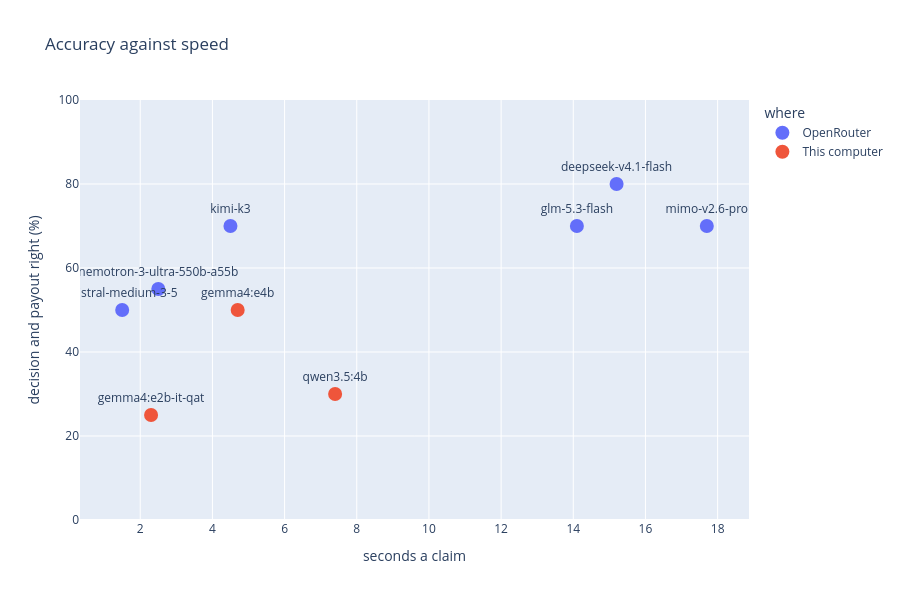

Here is the notebook cell this chart was saved with:
### Markdown cell above
### Accuracy against speed

Again the top left is best: accurate and fast. The local times depend on your computer.

### Code cell
fig = px.scatter(
    summary,
    x="seconds a claim",
    y="decision and payout right (%)",
    color="where",
    text="model",
    title="Accuracy against speed",
    height=600,
)
fig.update_traces(marker_size=14, textposition="top center")
fig.update_yaxes(range=[0, 100])
fig.show()

### Figure 1 — Plotly figure (JSON) as saved in the notebook; plotly's stock layout.template omitted (floating-point values rounded to 4 significant figures)
{"data": [{"hovertemplate": "where=OpenRouter<br>seconds a claim=%{x}<br>decision and payout right (%)=%{y}<br>model=%{text}<extra></extra>", "legendgroup": "OpenRouter", "marker": {"color": "#636efa", "size": 14, "symbol": "circle"}, "mode": "markers+text", "name": "OpenRouter", "orientation": "v", "showlegend": true, "text": ["mimo-v2.6-pro", "glm-5.3-flash", "kimi-k3", "deepseek-v4.1-flash", "nemotron-3-ultra-550b-a55b", "mistral-medium-3-5"], "textposition": "top center", "type": "scatter", "x": [17.7, 14.1, 4.5, 15.2, 2.5, 1.5], "xaxis": "x", "y": [70, 70, 70, 80, 55, 50], "yaxis": "y"}, {"hovertemplate": "where=This computer<br>seconds a claim=%{x}<br>decision and payout right (%)=%{y}<br>model=%{text}<extra></extra>", "legendgroup": "This computer", "marker": {"color": "#EF553B", "size": 14, "symbol": "circle"}, "mode": "markers+text", "name": "This computer", "orientation": "v", "showlegend": true, "text": ["qwen3.5:4b", "gemma4:e2b-it-qat", "gemma4:e4b"], "textposition": "top center", "type": "scatter", "x": [7.4, 2.3, 4.7], "xaxis": "x", "y": [30, 25, 50], "yaxis": "y"}], "layout": {"height": 600, "legend": {"title": {"text": "where"}, "tracegroupgap": 0}, "title": {"text": "Accuracy against speed"}, "xaxis": {"anchor": "y", "domain": [0, 1], "title": {"text": "seconds a claim"}}, "yaxis": {"anchor": "x", "domain": [0, 1], "range": [0, 100], "title": {"text": "decision and payout right (%)"}}}}
